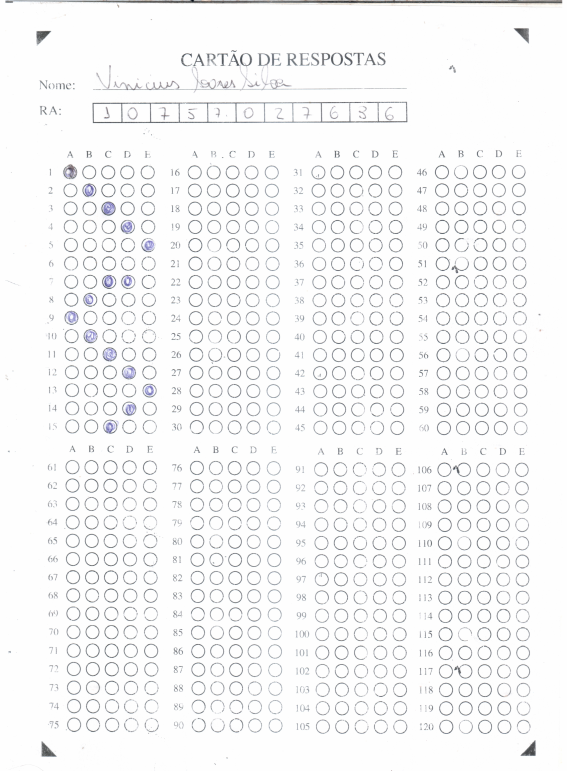
#> input picture samples/model3/5.png, 1700 x 2313 px (shown at 1/3 size)
$ python align_tests.py   (older library calls are emulated)
#> lines starting #> are read from the running program, lines starting #| are printed output that depends on the picture; after the words box and inside, x2 and y2 are one past the last pixel; in counts of white or black regions, pixels touching at a corner belong together
#!/usr/bin/env python
# coding: utf-8

# In[92]:


# ! pip install --upgrade imutils


# In[93]:


import numpy as np
import cv2
from imutils.perspective import four_point_transform
from imutils import contours as im_contours
import imutils
import skimage


# In[94]:


image = cv2.imread("../samples/model3/5.png")
#> image is the input picture: shape (2313, 1700, 3); mean B, G, R 246.4, 245.9, 245.6

factor = 0.4
height, width, _ = image.shape
#> height = 2313; width = 1700
height = int(height * factor)
#> height = 925
width = int(width * factor)
#> width = 680
image = cv2.resize(image, (width, height))
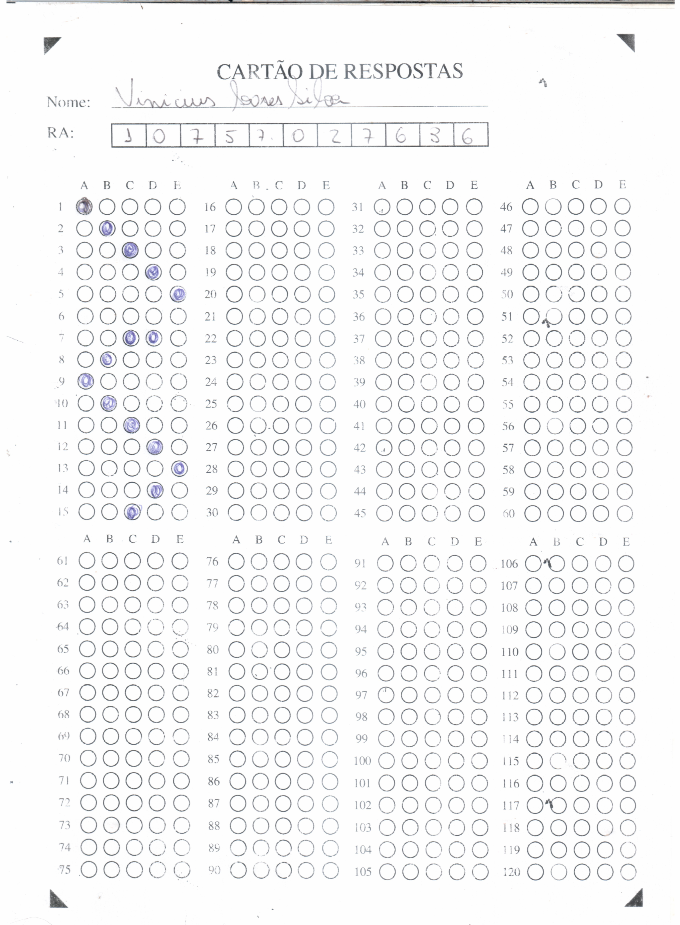
#> image: shape (925, 680, 3); mean B, G, R 246.4, 245.9, 245.6

gray = cv2.cvtColor(image, cv2.COLOR_BGR2GRAY)
blurred = cv2.GaussianBlur(gray, (5, 5), 0)
edged = cv2.Canny(blurred, 75, 200)
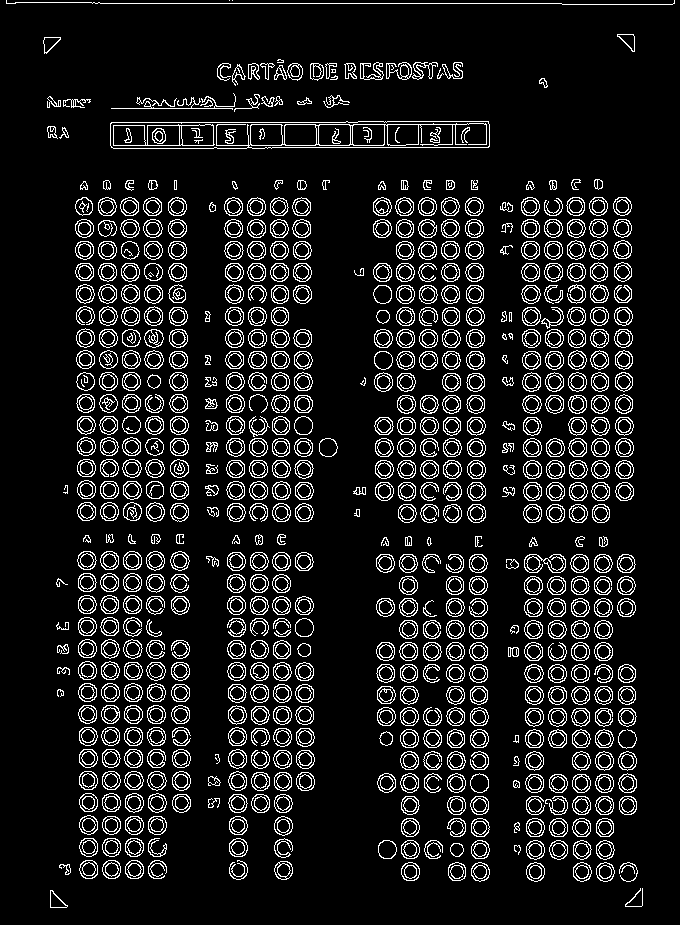
#> edged: shape (925, 680); 10.8% white in thin lines or dots

cv2.imwrite("canny.png", edged)

# [29 lines of commented-out code are left out]

image_obj = image.copy()

# [6 lines of commented-out code are left out]
_, thresh = cv2.threshold(gray, 240, 255, cv2.THRESH_BINARY)
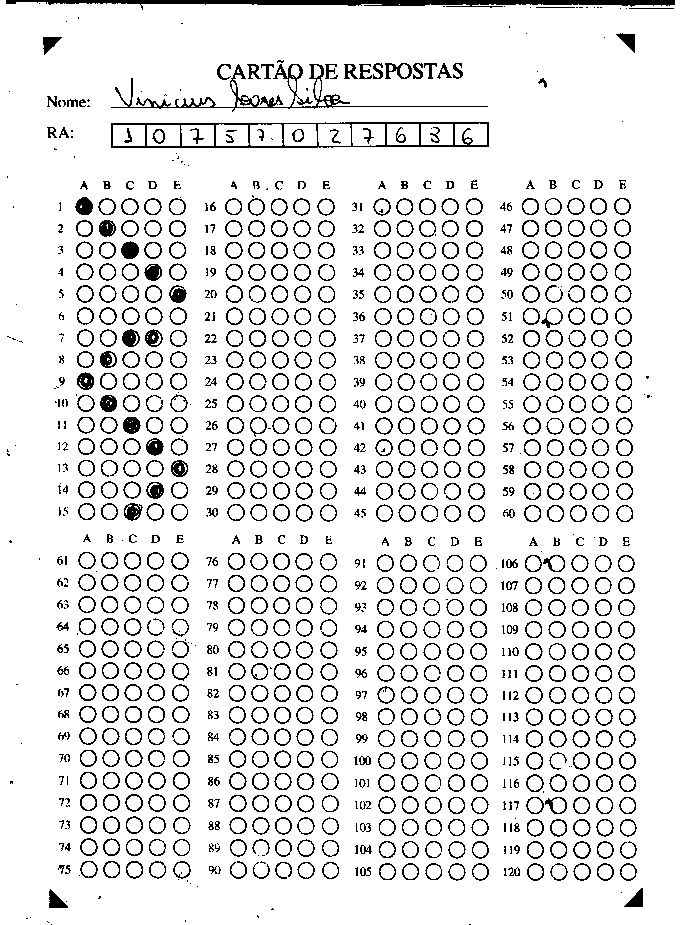
#> thresh: shape (925, 680); 89.3% white; black in thin lines or dots
cv2.imwrite("thresh.png", thresh)
# [7 lines of commented-out code are left out]
_, contours, _ = cv2.findContours(thresh, cv2.RETR_LIST, cv2.CHAIN_APPROX_SIMPLE)
#> contours = 1953 contours, 541 with area under 20; largest, box (x1, y1, x2, y2) and area: (0, 0, 680, 925) 624208, (110, 121, 490, 149) 9838, (110, 63, 489, 113) 3022, (318, 124, 351, 146) 666, (284, 124, 317, 146) 665
print(len(contours))
#| 1953
coordinates = []
for cnt in contours:
    # [point_x, point_y, width, height] = cv2.boundingRect(cnt)
    approx = cv2.approxPolyDP(cnt, 0.05 * cv2.arcLength(cnt, True), True)
    if len(approx) == 3:
        coordinates.append(approx)
#> this loop made 1953 passes
#> approx on passes 1, 2, 5: [[47, 922], [48, 921], [49, 922], [48, 923]], [[46, 921], [47, 920], [48, 921], [47, 922]], [[29, 917], [30, 916], [31, 917], [30, 918]]
#> after the loop, coordinates = 27 contours, 16 with area under 20; largest, box (x1, y1, x2, y2) and area: (624, 887, 644, 908) 181, (616, 33, 636, 54) 181, (49, 889, 69, 909) 180, (43, 36, 63, 55) 171, (315, 79, 320, 99) 32

# cv2.drawContours(image_obj, [cnt], 0, (0, 0, 255), 3)

print(len(coordinates))
#| 27
# cv2.imwrite("result.png", image_obj)


# In[96]:


sorted_img = image_obj.copy()

# calculando media de niveis de branco/preto pra cada contorno
triangles = []
for cnt in coordinates:
    mask = np.zeros(thresh.shape, dtype="uint8")
    cv2.drawContours(mask, [cnt], -1, 255, -1)
    #     cv2.imwrite("mask.png", mask)
    mean = cv2.mean(thresh, mask=mask)
    triangles.append((cnt, mean[0]))
#> this loop made 27 passes
#> (cnt, mean) on passes 1 to 12: ([[49, 889], [68, 907], [49, 908]], (19.43, 0, 0, 0)), ([[642, 887], [643, 906], [624, 907]], (25.26, 0, 0, 0)), ([[553, 865], [552, 877], [549, 871]], (138.4, 0, 0, 0)), ([[356, 822], [357, 832], [355, 831]], (127.5, 0, 0, 0)), ([[298, 821], [300, 832], [296, 827]], (114.3, 0, 0, 0)), ([[514, 800], [519, 801], [516, 810]], (124.1, 0, 0, 0)), ([[510, 778], [511, 788], [509, 787]], (127.5, 0, 0, 0)), ([[504, 778], [505, 788], [502, 787]], (147.1, 0, 0, 0)), ([[211, 778], [210, 778], [210, 779]], (255, 0, 0, 0)), ([[438, 776], [441, 779], [440, 786]], (133, 0, 0, 0)), ([[210, 760], [210, 761], [211, 761]], (255, 0, 0, 0)), ([[562, 753], [567, 759], [565, 763]], (117.7, 0, 0, 0))
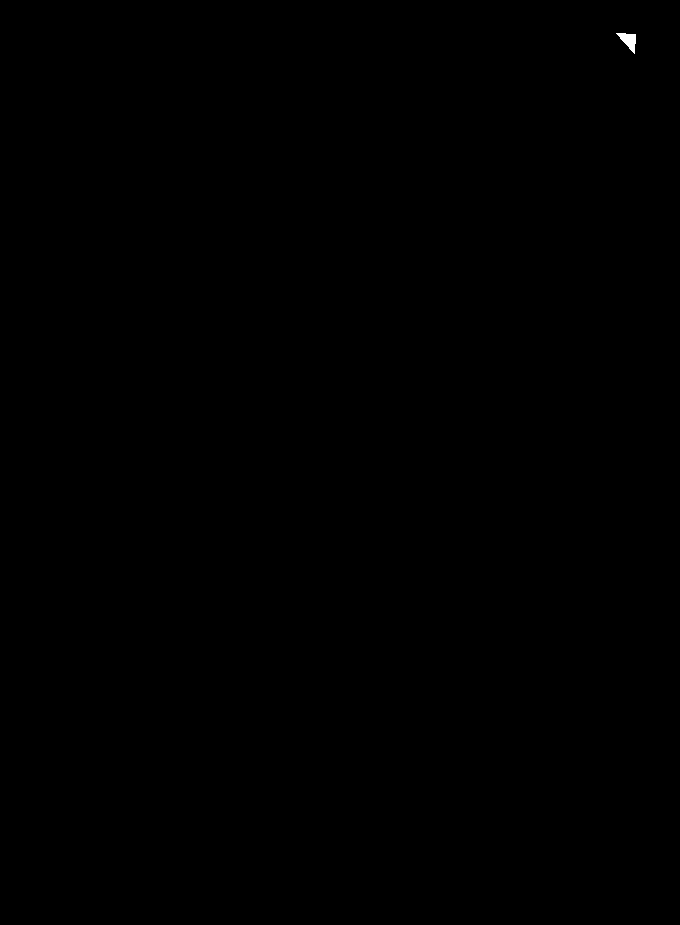
#> mask: shape (925, 680); 0.03% white; 1 white region
#> after the loop, triangles = 27 items

# selecionando os 4 contornos com menores niveis de media (triangulos pretos)
triangles.sort(key=lambda x: x[1], reverse=False)
triangles = [tri[0] for tri in triangles[:4]]
#> triangles = 4 contours; box (x1, y1, x2, y2) and area: (624, 887, 644, 908) 181, (616, 33, 636, 54) 181, (49, 889, 69, 909) 180, (43, 36, 63, 55) 171

# encontrando centros dos triangulos para futura ordenacao
tri_centers = []
for triangle in triangles:
    M = cv2.moments(triangle)
    cX = int(M["m10"] / M["m00"])
    cY = int(M["m01"] / M["m00"])
    tri_centers.append((triangle, (cX, cY)))
#> this loop made 4 passes
#> (triangle, cX, cY) on passes 1 to 4: ([[49, 889], [68, 907], [49, 908]], 55, 901), ([[642, 887], [643, 906], [624, 907]], 636, 900), ([[616, 33], [635, 34], [634, 53]], 628, 40), ([[43, 54], [43, 36], [62, 37]], 49, 42)
#> after the loop, tri_centers = [([[49, 889], [68, 907], [49, 908]], (55, 901)), ([[642, 887], [643, 906], [624, 907]], (636, 900)), ([[616, 33], [635, 34], [634, 53]], (628, 40)), ([[43, 54], [43, 36], [62, 37]], (49, 42))]
#> (the run stopped early here; a loop or call above may not have finished)
